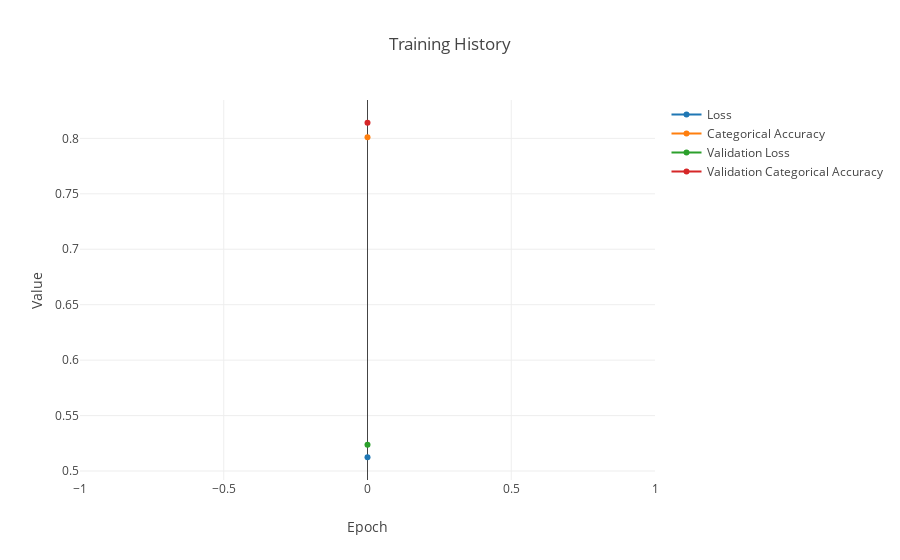

Here is the notebook cell this chart was saved with:
### Markdown cell above
# Plots

### Code cell
import plotly 
plotly.offline.init_notebook_mode(connected=True)

loss_p = plotly.graph_objs.Scatter(
    y = model.history.history['loss'],
    mode = 'lines+markers',
    name = 'Loss'
)

val_loss_p = plotly.graph_objs.Scatter(
    y = model.history.history['val_loss'],
    mode = 'lines+markers',
    name = 'Validation Loss'
)

acc_p = plotly.graph_objs.Scatter(
    y = model.history.history['f1'],
    mode = 'lines+markers',
    name = 'Categorical Accuracy'
)

val_acc_p = plotly.graph_objs.Scatter(
    y = model.history.history['val_f1'],
    mode = 'lines+markers',
    name = 'Validation Categorical Accuracy'
)

layout = plotly.graph_objs.Layout(title="Training History",
                yaxis=dict(title='Value'),
                xaxis=dict(title='Epoch'))

data = [loss_p, acc_p, val_loss_p, val_acc_p]
fig = plotly.graph_objs.Figure(data=data, layout=layout)
plotly.offline.iplot(fig, filename='jupyter-train-history')

### Figure 1 — Plotly figure (JSON) as saved in the notebook; plotly's stock layout.template omitted (floating-point values rounded to 4 significant figures)
{"data": [{"mode": "lines+markers", "name": "Loss", "type": "scatter", "uid": "8c737d78-b1ff-11e8-8278-94b86d86a98e", "y": [0.5124]}, {"mode": "lines+markers", "name": "Categorical Accuracy", "type": "scatter", "uid": "8c737d79-b1ff-11e8-8278-94b86d86a98e", "y": [0.8009]}, {"mode": "lines+markers", "name": "Validation Loss", "type": "scatter", "uid": "8c737d7a-b1ff-11e8-8278-94b86d86a98e", "y": [0.5237]}, {"mode": "lines+markers", "name": "Validation Categorical Accuracy", "type": "scatter", "uid": "8c737d7b-b1ff-11e8-8278-94b86d86a98e", "y": [0.8141]}], "layout": {"title": "Training History", "xaxis": {"title": "Epoch"}, "yaxis": {"title": "Value"}}}
